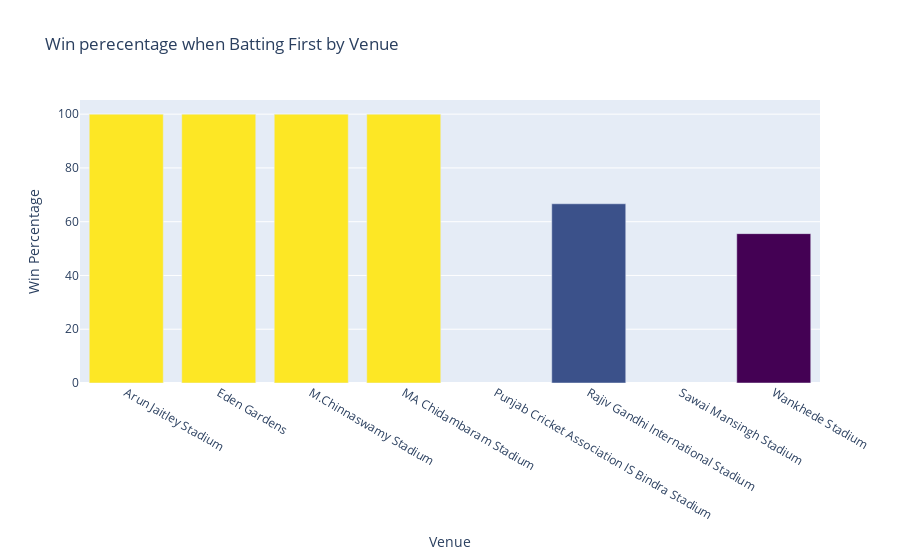

Here is the notebook cell this chart was saved with:
### Code cell
# Filter the data for Mumbai Indians matches where they batted first
mi_bat_first_df = mi_df[(mi_df['innings'] == 1) & (mi_df['BattingTeam'] == 'Mumbai Indians')]

#print(mi_bat_first_df)

# Calculate the total matches played by Mumbai Indians when batting first at each venue
matches_bat_first_df = mi_bat_first_df.groupby('Venue').agg({'ID': 'nunique'}).reset_index()
matches_bat_first_df = matches_bat_first_df.rename(columns={'ID': 'TotalMatchesBatFirst'})
#print(matches_bat_first_df)

# Calculate the total wins by Mumbai Indians when batting first at each venue
wins_bat_first_df = mi_bat_first_df[mi_bat_first_df['WinningTeam'] == 'Mumbai Indians'].groupby('Venue').agg({'ID': 'nunique'}).reset_index()
wins_bat_first_df = wins_bat_first_df.rename(columns={'ID': 'TotalWinsBatFirst'})

# Calculate the win percentage by Mumbai Indians when batting first at each venue
win_perc_bat_first_df = pd.merge(matches_bat_first_df, wins_bat_first_df, on='Venue', how='outer')
win_perc_bat_first_df['WinPercentageBatFirst'] = (win_perc_bat_first_df['TotalWinsBatFirst'] / win_perc_bat_first_df['TotalMatchesBatFirst']) * 100


trace = go.Bar(x=win_perc_bat_first_df['Venue'], y=win_perc_bat_first_df['WinPercentageBatFirst'],marker=dict(color=win_perc_bat_first_df['WinPercentageBatFirst'], colorscale='Viridis'))

# Create the layout for the bar chart
layout = go.Layout(title=' Win perecentage when Batting First by Venue', xaxis=dict(title='Venue'), yaxis=dict(title='Win Percentage'))

# Create the Plotly graph
# Create the figure for the bar chart
fig = go.Figure(data=[trace], layout=layout)

# Show the bar chart
fig.show()

### Figure 1 — Plotly figure (JSON) as saved in the notebook; plotly's stock layout.template omitted (floating-point values rounded to 4 significant figures)
{"data": [{"marker": {"color": [100, 100, 100, 100, null, 66.67, null, 55.56], "colorscale": [[0, "#440154"], [0.1111, "#482878"], [0.2222, "#3e4989"], [0.3333, "#31688e"], [0.4444, "#26828e"], [0.5556, "#1f9e89"], [0.6667, "#35b779"], [0.7778, "#6ece58"], [0.8889, "#b5de2b"], [1, "#fde725"]]}, "type": "bar", "x": ["Arun Jaitley Stadium", "Eden Gardens", "M.Chinnaswamy Stadium", "MA Chidambaram Stadium", "Punjab Cricket Association IS Bindra Stadium", "Rajiv Gandhi International Stadium", "Sawai Mansingh Stadium", "Wankhede Stadium"], "y": [100, 100, 100, 100, null, 66.67, null, 55.56]}], "layout": {"title": {"text": " Win perecentage when Batting First by Venue"}, "xaxis": {"title": {"text": "Venue"}}, "yaxis": {"title": {"text": "Win Percentage"}}}}
